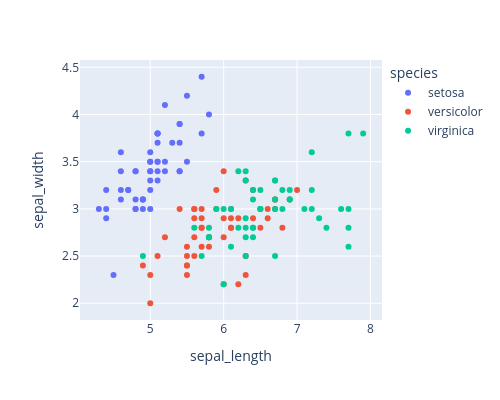

Notebook code cell kept with this figure:
### Code cell
# add more data to the hover feature
fig = px.scatter(df, x="sepal_length", y="sepal_width",color='species',
                 width=500, height=400,
                hover_data=['petal_length','petal_width'])
fig.show()

### Figure 1 — Plotly figure (JSON) as saved in the notebook; plotly's stock layout.template omitted (floating-point values rounded to 4 significant figures)
{"data": [{"customdata": [[1.4, 0.2], [1.4, 0.2], [1.3, 0.2], [1.5, 0.2], [1.4, 0.2], [1.7, 0.4], [1.4, 0.3], [1.5, 0.2], [1.4, 0.2], [1.5, 0.1], [1.5, 0.2], [1.6, 0.2], [1.4, 0.1], [1.1, 0.1], [1.2, 0.2], [1.5, 0.4], [1.3, 0.4], [1.4, 0.3], [1.7, 0.3], [1.5, 0.3], [1.7, 0.2], [1.5, 0.4], [1.0, 0.2], [1.7, 0.5], [1.9, 0.2], [1.6, 0.2], [1.6, 0.4], [1.5, 0.2], [1.4, 0.2], [1.6, 0.2], [1.6, 0.2], [1.5, 0.4], [1.5, 0.1], [1.4, 0.2], [1.5, 0.1], [1.2, 0.2], [1.3, 0.2], [1.5, 0.1], [1.3, 0.2], [1.5, 0.2], [1.3, 0.3], [1.3, 0.3], [1.3, 0.2], [1.6, 0.6], [1.9, 0.4], [1.4, 0.3], [1.6, 0.2], [1.4, 0.2], [1.5, 0.2], [1.4, 0.2]], "hovertemplate": "species=setosa<br>sepal_length=%{x}<br>sepal_width=%{y}<br>petal_length=%{customdata[0]}<br>petal_width=%{customdata[1]}<extra></extra>", "legendgroup": "setosa", "marker": {"color": "#636efa", "symbol": "circle"}, "mode": "markers", "name": "setosa", "orientation": "v", "showlegend": true, "type": "scatter", "x": [5.1, 4.9, 4.7, 4.6, 5.0, 5.4, 4.6, 5.0, 4.4, 4.9, 5.4, 4.8, 4.8, 4.3, 5.8, 5.7, 5.4, 5.1, 5.7, 5.1, 5.4, 5.1, 4.6, 5.1, 4.8, 5.0, 5.0, 5.2, 5.2, 4.7, 4.8, 5.4, 5.2, 5.5, 4.9, 5.0, 5.5, 4.9, 4.4, 5.1, 5.0, 4.5, 4.4, 5.0, 5.1, 4.8, 5.1, 4.6, 5.3, 5.0], "xaxis": "x", "y": [3.5, 3.0, 3.2, 3.1, 3.6, 3.9, 3.4, 3.4, 2.9, 3.1, 3.7, 3.4, 3.0, 3.0, 4.0, 4.4, 3.9, 3.5, 3.8, 3.8, 3.4, 3.7, 3.6, 3.3, 3.4, 3.0, 3.4, 3.5, 3.4, 3.2, 3.1, 3.4, 4.1, 4.2, 3.1, 3.2, 3.5, 3.1, 3.0, 3.4, 3.5, 2.3, 3.2, 3.5, 3.8, 3.0, 3.8, 3.2, 3.7, 3.3], "yaxis": "y"}, {"customdata": [[4.7, 1.4], [4.5, 1.5], [4.9, 1.5], [4.0, 1.3], [4.6, 1.5], [4.5, 1.3], [4.7, 1.6], [3.3, 1.0], [4.6, 1.3], [3.9, 1.4], [3.5, 1.0], [4.2, 1.5], [4.0, 1.0], [4.7, 1.4], [3.6, 1.3], [4.4, 1.4], [4.5, 1.5], [4.1, 1.0], [4.5, 1.5], [3.9, 1.1], [4.8, 1.8], [4.0, 1.3], [4.9, 1.5], [4.7, 1.2], [4.3, 1.3], [4.4, 1.4], [4.8, 1.4], [5.0, 1.7], [4.5, 1.5], [3.5, 1.0], [3.8, 1.1], [3.7, 1.0], [3.9, 1.2], [5.1, 1.6], [4.5, 1.5], [4.5, 1.6], [4.7, 1.5], [4.4, 1.3], [4.1, 1.3], [4.0, 1.3], [4.4, 1.2], [4.6, 1.4], [4.0, 1.2], [3.3, 1.0], [4.2, 1.3], [4.2, 1.2], [4.2, 1.3], [4.3, 1.3], [3.0, 1.1], [4.1, 1.3]], "hovertemplate": "species=versicolor<br>sepal_length=%{x}<br>sepal_width=%{y}<br>petal_length=%{customdata[0]}<br>petal_width=%{customdata[1]}<extra></extra>", "legendgroup": "versicolor", "marker": {"color": "#EF553B", "symbol": "circle"}, "mode": "markers", "name": "versicolor", "orientation": "v", "showlegend": true, "type": "scatter", "x": [7.0, 6.4, 6.9, 5.5, 6.5, 5.7, 6.3, 4.9, 6.6, 5.2, 5.0, 5.9, 6.0, 6.1, 5.6, 6.7, 5.6, 5.8, 6.2, 5.6, 5.9, 6.1, 6.3, 6.1, 6.4, 6.6, 6.8, 6.7, 6.0, 5.7, 5.5, 5.5, 5.8, 6.0, 5.4, 6.0, 6.7, 6.3, 5.6, 5.5, 5.5, 6.1, 5.8, 5.0, 5.6, 5.7, 5.7, 6.2, 5.1, 5.7], "xaxis": "x", "y": [3.2, 3.2, 3.1, 2.3, 2.8, 2.8, 3.3, 2.4, 2.9, 2.7, 2.0, 3.0, 2.2, 2.9, 2.9, 3.1, 3.0, 2.7, 2.2, 2.5, 3.2, 2.8, 2.5, 2.8, 2.9, 3.0, 2.8, 3.0, 2.9, 2.6, 2.4, 2.4, 2.7, 2.7, 3.0, 3.4, 3.1, 2.3, 3.0, 2.5, 2.6, 3.0, 2.6, 2.3, 2.7, 3.0, 2.9, 2.9, 2.5, 2.8], "yaxis": "y"}, {"customdata": [[6.0, 2.5], [5.1, 1.9], [5.9, 2.1], [5.6, 1.8], [5.8, 2.2], [6.6, 2.1], [4.5, 1.7], [6.3, 1.8], [5.8, 1.8], [6.1, 2.5], [5.1, 2.0], [5.3, 1.9], [5.5, 2.1], [5.0, 2.0], [5.1, 2.4], [5.3, 2.3], [5.5, 1.8], [6.7, 2.2], [6.9, 2.3], [5.0, 1.5], [5.7, 2.3], [4.9, 2.0], [6.7, 2.0], [4.9, 1.8], [5.7, 2.1], [6.0, 1.8], [4.8, 1.8], [4.9, 1.8], [5.6, 2.1], [5.8, 1.6], [6.1, 1.9], [6.4, 2.0], [5.6, 2.2], [5.1, 1.5], [5.6, 1.4], [6.1, 2.3], [5.6, 2.4], [5.5, 1.8], [4.8, 1.8], [5.4, 2.1], [5.6, 2.4], [5.1, 2.3], [5.1, 1.9], [5.9, 2.3], [5.7, 2.5], [5.2, 2.3], [5.0, 1.9], [5.2, 2.0], [5.4, 2.3], [5.1, 1.8]], "hovertemplate": "species=virginica<br>sepal_length=%{x}<br>sepal_width=%{y}<br>petal_length=%{customdata[0]}<br>petal_width=%{customdata[1]}<extra></extra>", "legendgroup": "virginica", "marker": {"color": "#00cc96", "symbol": "circle"}, "mode": "markers", "name": "virginica", "orientation": "v", "showlegend": true, "type": "scatter", "x": [6.3, 5.8, 7.1, 6.3, 6.5, 7.6, 4.9, 7.3, 6.7, 7.2, 6.5, 6.4, 6.8, 5.7, 5.8, 6.4, 6.5, 7.7, 7.7, 6.0, 6.9, 5.6, 7.7, 6.3, 6.7, 7.2, 6.2, 6.1, 6.4, 7.2, 7.4, 7.9, 6.4, 6.3, 6.1, 7.7, 6.3, 6.4, 6.0, 6.9, 6.7, 6.9, 5.8, 6.8, 6.7, 6.7, 6.3, 6.5, 6.2, 5.9], "xaxis": "x", "y": [3.3, 2.7, 3.0, 2.9, 3.0, 3.0, 2.5, 2.9, 2.5, 3.6, 3.2, 2.7, 3.0, 2.5, 2.8, 3.2, 3.0, 3.8, 2.6, 2.2, 3.2, 2.8, 2.8, 2.7, 3.3, 3.2, 2.8, 3.0, 2.8, 3.0, 2.8, 3.8, 2.8, 2.8, 2.6, 3.0, 3.4, 3.1, 3.0, 3.1, 3.1, 3.1, 2.7, 3.2, 3.3, 3.0, 2.5, 3.0, 3.4, 3.0], "yaxis": "y"}], "layout": {"height": 400, "legend": {"title": {"text": "species"}, "tracegroupgap": 0}, "margin": {"t": 60}, "width": 500, "xaxis": {"anchor": "y", "domain": [0, 1], "title": {"text": "sepal_length"}}, "yaxis": {"anchor": "x", "domain": [0, 1], "title": {"text": "sepal_width"}}}}
